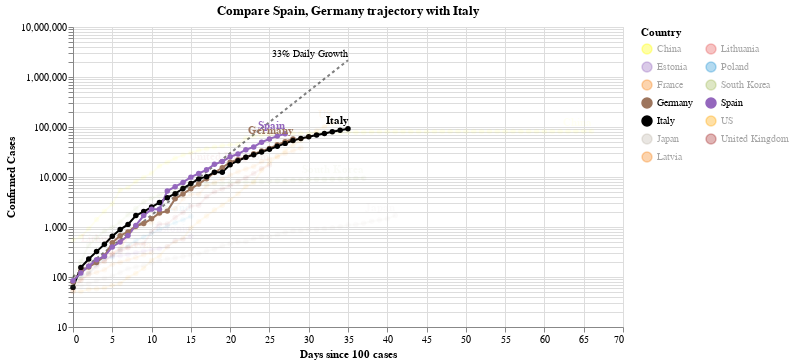

Notebook cell for this chart:
### Code cell
#hide_input
chart2 = make_since_chart(['Spain', 'Germany'])
chart2

### Figure 1 — Vega-Lite specification as saved in the notebook (floating-point values rounded to 4 significant figures; data arrays with more than 128 entries replaced by an {"elided": "..."} marker saying what was removed)
{"config": {"view": {"continuousWidth": 400, "continuousHeight": 300}}, "layer": [{"mark": {"type": "line", "color": "black", "opacity": 0.5, "strokeDash": [3, 3]}, "encoding": {"x": {"type": "quantitative", "field": "Days since 100 cases"}, "y": {"type": "quantitative", "field": "Confirmed Cases"}}}, {"mark": {"type": "text", "align": "right", "dy": -6, "fontSize": 10, "text": "33% Daily Growth"}, "encoding": {"x": {"type": "quantitative", "field": "Days since 100 cases"}, "y": {"type": "quantitative", "field": "Confirmed Cases"}}, "transform": [{"filter": "(datum['Days since 100 cases'] >= 35)"}]}, {"data": {"name": "data-19c2eab86de803b1e262ffd5386a1f6d"}, "mark": {"type": "line", "point": true}, "encoding": {"color": {"type": "nominal", "field": "Country", "legend": {"columns": 2}, "scale": {"domain": ["China", "Estonia", "France", "Germany", "Italy", "Japan", "Latvia", "Lithuania", "Poland", "South Korea", "Spain", "US", "United Kingdom"], "range": ["yellow", "#9467bd", "#F58518", "#9D755D", "black", "#C1B7AD", "#F58518", "#E45756", "#2495D3", "#A1BA59", "#9467bd", "orange", "brown"]}}, "opacity": {"condition": {"value": 1, "selection": "selector003"}, "value": 0.05}, "tooltip": [{"type": "nominal", "field": "Country"}, {"type": "temporal", "field": "Date"}, {"type": "quantitative", "field": "Confirmed Cases"}, {"type": "quantitative", "field": "Days since 100 cases"}], "x": {"type": "quantitative", "field": "Days since 100 cases"}, "y": {"type": "quantitative", "field": "Confirmed Cases", "scale": {"type": "log"}}}, "selection": {"selector003": {"type": "multi", "fields": ["Country"], "bind": "legend", "init": [{"Country": "Spain"}, {"Country": "Germany"}, {"Country": "Italy"}]}}, "width": 550}, {"data": {"name": "data-19c2eab86de803b1e262ffd5386a1f6d"}, "mark": {"type": "text", "align": "right", "dy": -8, "fontWeight": "bold"}, "encoding": {"color": {"type": "nominal", "field": "Country", "legend": {"columns": 2}, "scale": {"domain": ["China", "Estonia", "France", "Germany", "Italy", "Japan", "Latvia", "Lithuania", "Poland", "South Korea", "Spain", "US", "United Kingdom"], "range": ["yellow", "#9467bd", "#F58518", "#9D755D", "black", "#C1B7AD", "#F58518", "#E45756", "#2495D3", "#A1BA59", "#9467bd", "orange", "brown"]}}, "opacity": {"condition": {"value": 1, "selection": "selector003"}, "value": 0.05}, "text": {"type": "nominal", "field": "Country"}, "tooltip": [{"type": "nominal", "field": "Country"}, {"type": "temporal", "field": "Date"}, {"type": "quantitative", "field": "Confirmed Cases"}, {"type": "quantitative", "field": "Days since 100 cases"}], "x": {"type": "quantitative", "field": "Days since 100 cases"}, "y": {"type": "quantitative", "field": "Confirmed Cases", "scale": {"type": "log"}}}, "transform": [{"filter": "(datum['Date'] >= 1585353600000)"}], "width": 550}], "data": {"name": "data-c1a3bbf4dd040f2e7e8e7a69520e3c2a"}, "title": "Compare Spain, Germany trajectory with Italy", "$schema": "https://vega.github.io/schema/vega-lite/v4.0.2.json", "datasets": {"data-c1a3bbf4dd040f2e7e8e7a69520e3c2a": [{"Days since 100 cases": 0, "Confirmed Cases": 100.0}, {"Days since 100 cases": 1, "Confirmed Cases": 133.0}, {"Days since 100 cases": 2, "Confirmed Cases": 176.9}, {"Days since 100 cases": 3, "Confirmed Cases": 235.3}, {"Days since 100 cases": 4, "Confirmed Cases": 312.9}, {"Days since 100 cases": 5, "Confirmed Cases": 416.2}, {"Days since 100 cases": 6, "Confirmed Cases": 553.5}, {"Days since 100 cases": 7, "Confirmed Cases": 736.1}, {"Days since 100 cases": 8, "Confirmed Cases": 979.1}, {"Days since 100 cases": 9, "Confirmed Cases": 1302.0}, {"Days since 100 cases": 10, "Confirmed Cases": 1732.0}, {"Days since 100 cases": 11, "Confirmed Cases": 2303.0}, {"Days since 100 cases": 12, "Confirmed Cases": 3064.0}, {"Days since 100 cases": 13, "Confirmed Cases": 4074.0}, {"Days since 100 cases": 14, "Confirmed Cases": 5419.0}, {"Days since 100 cases": 15, "Confirmed Cases": 7207.0}, {"Days since 100 cases": 16, "Confirmed Cases": 9586.0}, {"Days since 100 cases": 17, "Confirmed Cases": 12750.0}, {"Days since 100 cases": 18, "Confirmed Cases": 16960.0}, {"Days since 100 cases": 19, "Confirmed Cases": 22550.0}, {"Days since 100 cases": 20, "Confirmed Cases": 29990.0}, {"Days since 100 cases": 21, "Confirmed Cases": 39890.0}, {"Days since 100 cases": 22, "Confirmed Cases": 53060.0}, {"Days since 100 cases": 23, "Confirmed Cases": 70560.0}, {"Days since 100 cases": 24, "Confirmed Cases": 93850.0}, {"Days since 100 cases": 25, "Confirmed Cases": 124800.0}, {"Days since 100 cases": 26, "Confirmed Cases": 166000.0}, {"Days since 100 cases": 27, "Confirmed Cases": 220800.0}, {"Days since 100 cases": 28, "Confirmed Cases": 293700.0}, {"Days since 100 cases": 29, "Confirmed Cases": 390600.0}, {"Days since 100 cases": 30, "Confirmed Cases": 519500.0}, {"Days since 100 cases": 31, "Confirmed Cases": 690900.0}, {"Days since 100 cases": 32, "Confirmed Cases": 918900.0}, {"Days since 100 cases": 33, "Confirmed Cases": 1222000.0}, {"Days since 100 cases": 34, "Confirmed Cases": 1625000.0}, {"Days since 100 cases": 35, "Confirmed Cases": 2162000.0}], "data-19c2eab86de803b1e262ffd5386a1f6d": {"elided": "381 records"}}}
